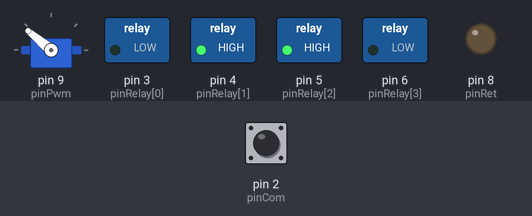
The sketch below on a simulated Arduino Uno, built with avr-gcc and run on an emulated ATmega328P. Parts: servo, switched loads named in the sketch (green lamp = pin HIGH), output pins drawn as LEDs (lit = HIGH). The test bench sets the inputs (shaded band); at power-on: pin 2 (pinCom) HIGH.

Above: at 13.7 s.
13.8 s: pin 2 (pinCom) pulled LOW for 0.15 s
At 14.3 s:
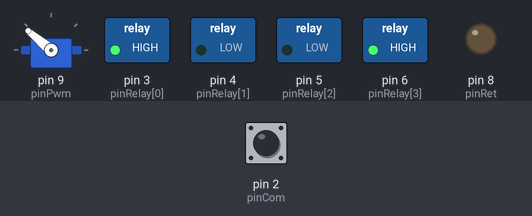
At 25.26 s:
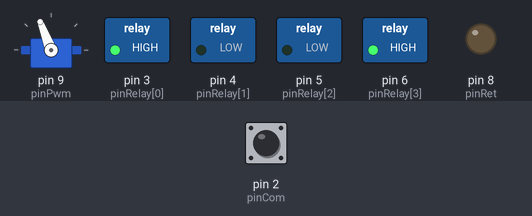
Timing chart, 0 to 26.6 s (numbered marks = the images above; inputs shaded):
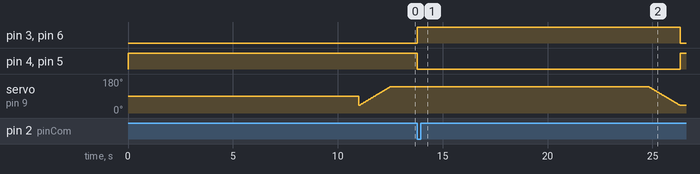

Measured:
- after the input at 13.8 s, pin 3 (pinRelay[0]), pin 6 (pinRelay[3]): LOW → HIGH at once, → LOW 12.5 s later; pin 4 (pinRelay[1]), pin 5 (pinRelay[2]): HIGH → LOW at once, → HIGH 12.5 s later; servo on pin 9 (pinPwm): moves from 140° to 40° over 1.5 s, starting after 11.0 s

The sketch:

claw.ino
```cpp
#include <Servo.h>
const int pinRelay[4] = { 3, 4, 5, 6 };                       // DO端口，控制四路固态继电器
const bool controlSignal[3][4] = { { HIGH, LOW, LOW, HIGH },  // 推杆伸长
                                   { LOW, HIGH, HIGH, LOW },  // 推杆缩短
                                   { LOW, LOW, LOW, LOW } };  // 停止
enum { LONG = 0, SHORT = 1, STOP = 2 };  // 依次为伸长、缩短、停止，对应controlSignal的行号
const int pinCom = 2; // 滑台给抓手的任务信号 DI
const int pinPwm = 9; // 抓手舵机pwm
const int pinRet = 8;// 抓手给滑台的报告信号 DO
Servo claw;
enum { OPEN = 140, CLOSE = 40 };  // 抓手张开、闭合，对应舵机角度
int curPos = OPEN;               // 记录舵机当前角度变量
bool hasTarget = false;           // 是否需要抓

void ComSlider() {
  // 通过外部中断得知是否要抓
  hasTarget = !hasTarget;
}

void setup() {
  Serial.begin(9600);  // 初始化串口, 默认波特率为 9600
  while (!Serial) {};  // 等待串口初始化完成

  // 初始化端口
  pinMode(pinCom, INPUT_PULLUP);
  attachInterrupt(digitalPinToInterrupt(pinCom), ComSlider, CHANGE);
  pinMode(pinRet, OUTPUT);
  for (int i = 0; i < 4; i++) {
    pinMode(pinRelay[i], OUTPUT);
    digitalWrite(pinRelay[i], controlSignal[STOP][i]);  // 发送停止信号
  }
  claw.attach(pinPwm);

  // 初始状态：推杆缩短，抓手张开
  control(SHORT);
  for (int i = 40; i<= 140; i++) {
    claw.write(i);
    delay(15);
  }
}

void control(int state){
  // 控制推杆
  for (int i = 0; i < 4; i++) digitalWrite(pinRelay[i], controlSignal[state][i]);
  delay(11000);
}

void clawWrite(int tarPos){
  // 控制抓手
  // 舵机开合角度限制在40~140
  int minPos = tarPos > curPos ? 40 : tarPos;
  int maxPos = tarPos > curPos ? tarPos : 140;
  int posDir = tarPos > curPos ? 1 : -1;
  for (; curPos >= minPos  && curPos <= maxPos; curPos += posDir) {
    claw.write(curPos);
    delay(15);
  }
}

void loop() {
  if(!hasTarget) return;

  // 滑台移动到位，要开抓了
  control(LONG);
  clawWrite(CLOSE);
  control(SHORT);
  digitalWrite(pinRet, LOW);   // 抓完，通过pinRet告诉滑台
  delay(100);
  digitalWrite(pinRet, HIGH);
  while(hasTarget);  // 等待滑台复位

  // 滑台已复位，抓手张开
  clawWrite(OPEN);
}
```
